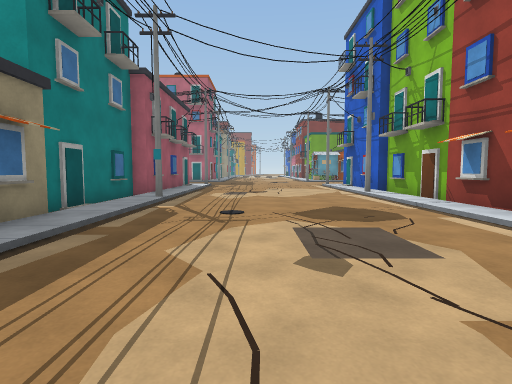
view 1 (above)

22 first-person views from a walk through a 3-D level made in the Unity game engine. The camera is 1.4 m above the floor, tilts 4° down and sees 80° across. Doors are open. The floor is counted in squares, 2 m on a side. Each view is taken from the middle of a square. On the plan, view 1 faces up. The plan holds only what a view shows up to about 10 squares ahead; the rest is blank. The place goes on beyond the plan. The player is left out. Surface patterns are stand-ins for the level's own textures.

view 2
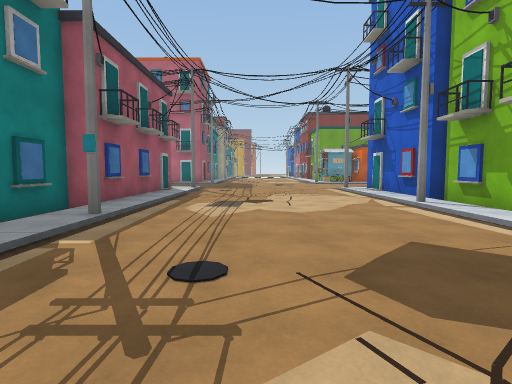

view 3
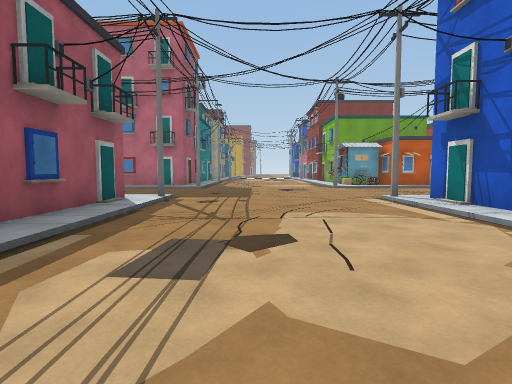

view 4
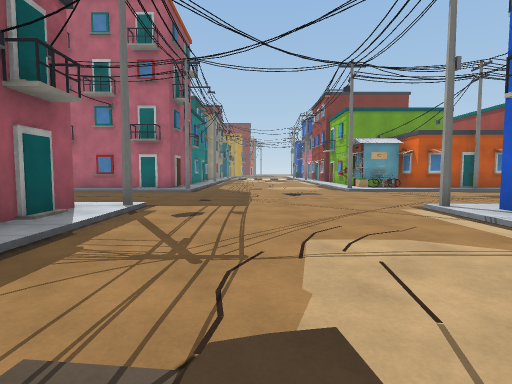

view 5
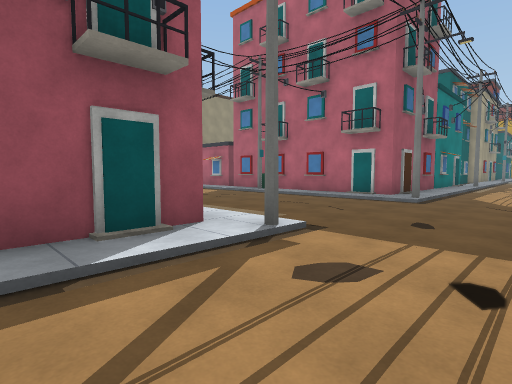

view 6
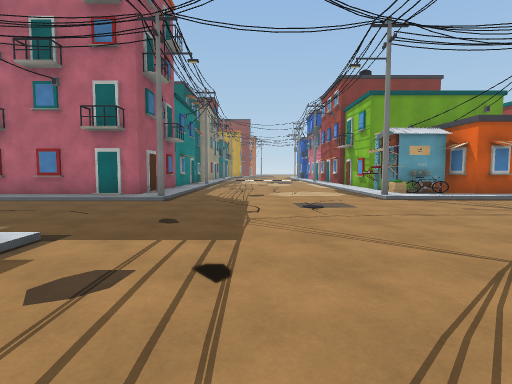

view 7
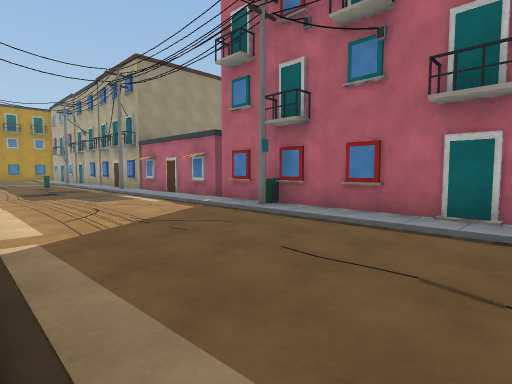

view 8
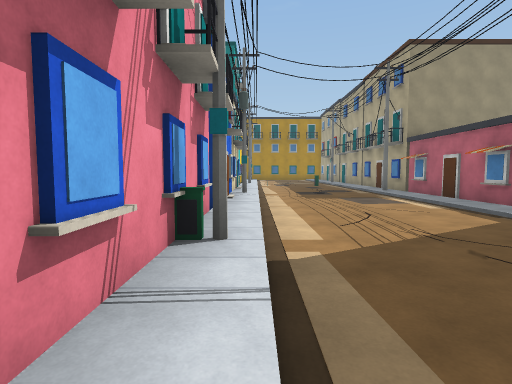

view 9
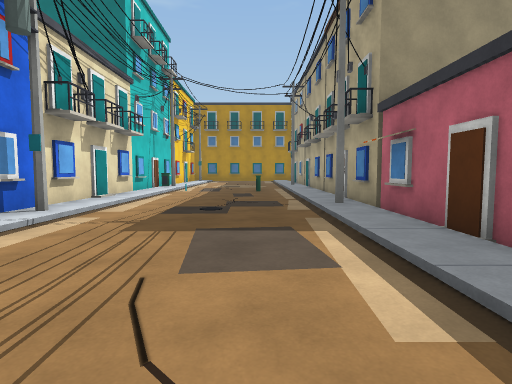

view 10
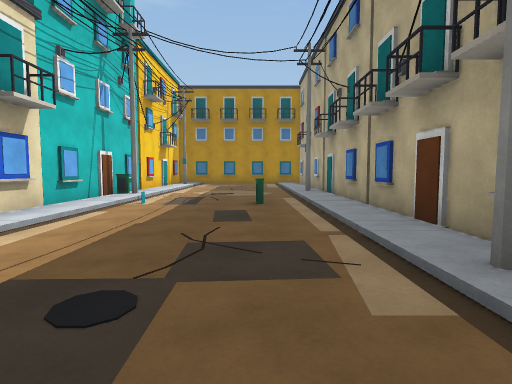

view 11
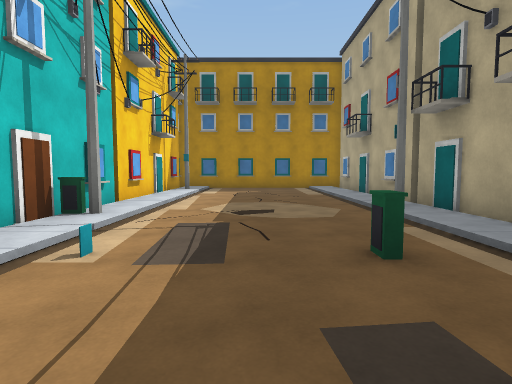

view 12
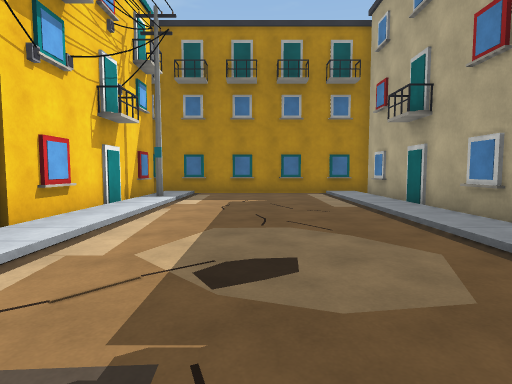

view 13
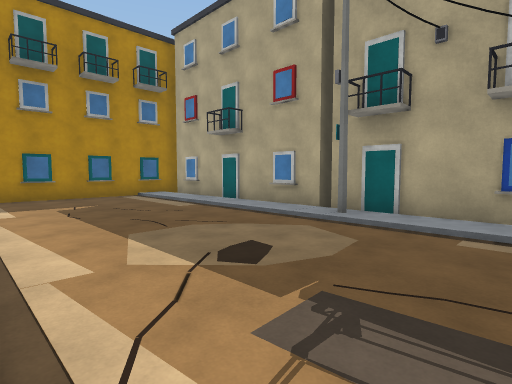

view 14
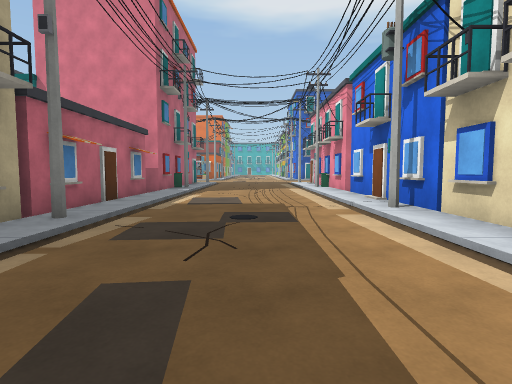

view 15
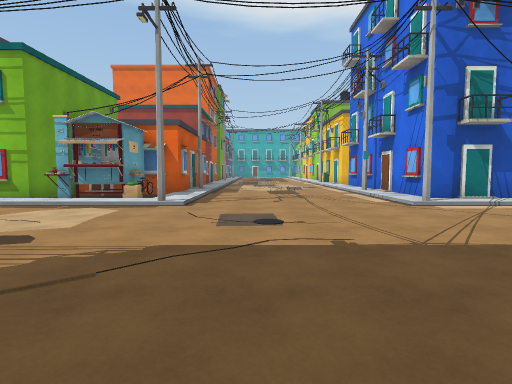

view 16
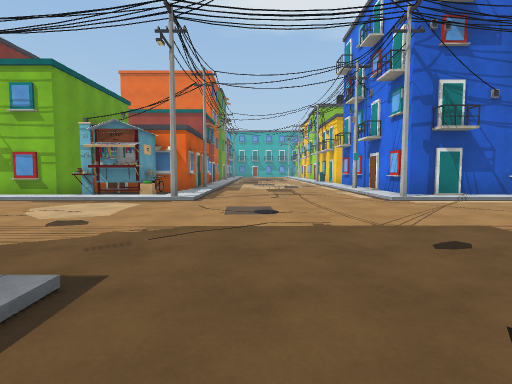

view 17
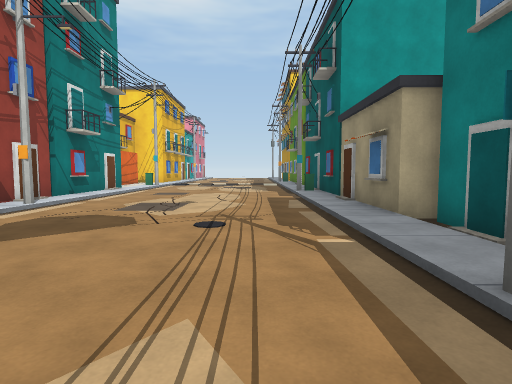

view 18
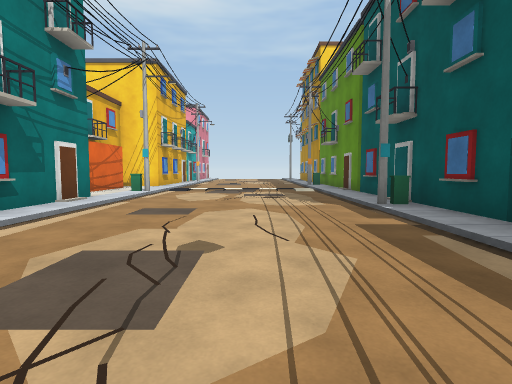

view 19
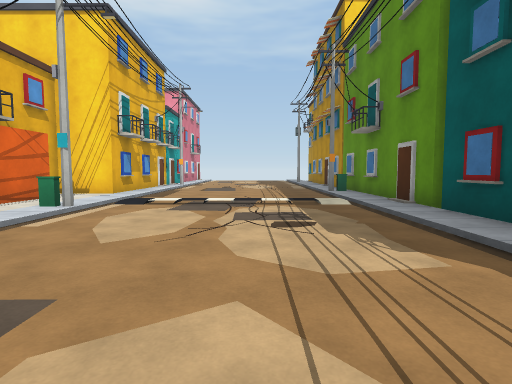

view 20
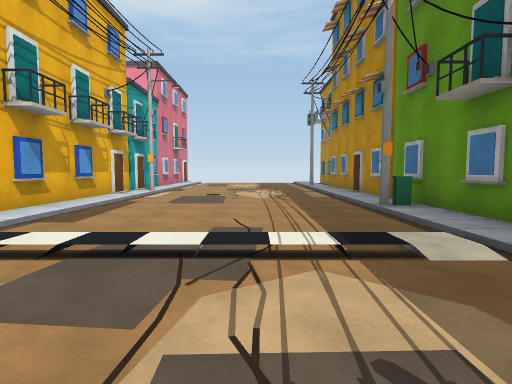

view 21
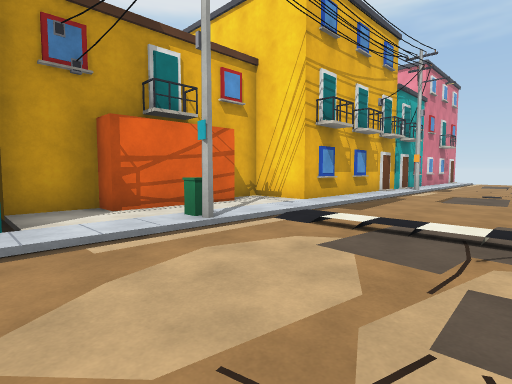

view 22
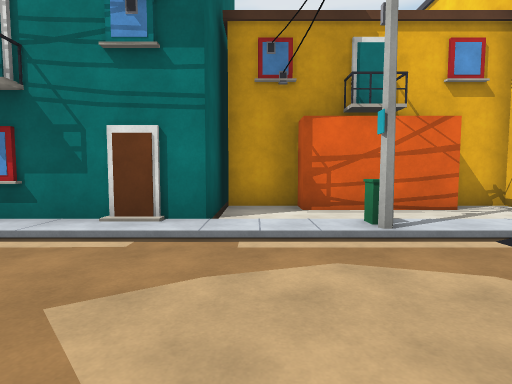

### Floor plan
Key: @ floor where view 1 was taken; # wall or solid block; . main floor; : floor 0.25 m higher than the main floor; / step, stairs or slope; O other object.
Columns run from 29 left of view 1 to 7 right of it. Each row starts with its distance up from view 1.
 22                           #.....   #
 21  ####################    ##......OOO
 20 ##///##/////:/##////######:#.....####
 19 ////// //////////////....////........
 18 #........./..........................
 17 #....................................
 16 .....................................
 15 #//////////////////////////#..../////
 14 ###########################...../####
 13                           #...../#
 12                           #/..../#
 11                           #/..../#
 10                           #/..../#
  9                          ##/..../##
  8                          #//....//#
  7                          #/#..../##
  6                          #//...//#
  5                          #//...//#
  4                          ##/..../#
  3                           #/..../#
  2                           #/..../#
  1                           #/..../#
  0                           #/.@../#
 -1                           #...../#
 -2                           #...../####
 -3                           #...../::#
 -4                           #...../O##
 -5                           #...../:#
 -6                           #...../:##
 -7                           #...../::#
 -8                           #......###
 -9                           #......#
-10                           #......#
-11                           #......#
-12                           #      #

Where each view was taken, in squares from view 1:
view 1: 0 up, 0 right, facing up
view 2: 3 up, 0 right, facing up
view 3: 7 up, 0 right, facing up
view 4: 9 up, 0 right, facing up
view 5: 12 up, 0 right, facing up-left
view 6: 12 up, 0 right, facing up
view 7: 15 up, 3 left, facing up-left
view 8: 15 up, 4 left, facing left
view 9: 18 up, 9 left, facing left
view 10: 18 up, 13 left, facing left
view 11: 17 up, 17 left, facing left
view 12: 17 up, 20 left, facing left
view 13: 15 up, 20 left, facing up-left
view 14: 17 up, 19 left, facing right
view 15: 18 up, 3 left, facing right
view 16: 18 up, 4 left, facing right
view 17: 9 up, 1 left, facing down
view 18: 5 up, 0 right, facing down
view 19: 1 up, 0 right, facing down
view 20: 3 down, 0 right, facing down
view 21: 2 down, 0 right, facing down-right
view 22: 3 down, 0 right, facing right
